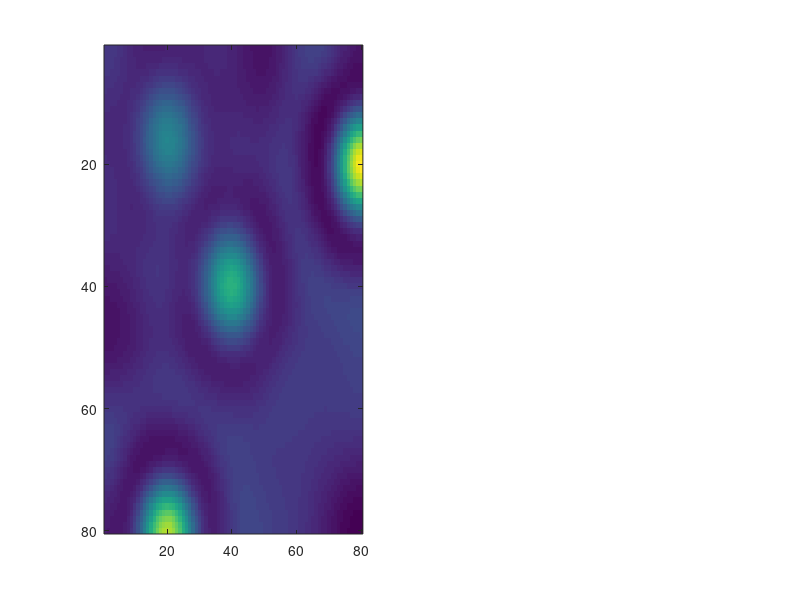

The MATLAB script that drew this image: (Note: this script raises an error after producing the figure.)
% Cross-diffusion biomass-toxicity 2D
clear all
close all

% clear all
% close all
tic
% Figure Settings [left, bottom, width, height]
Fig=figure('Position',[50 50 600 300]);

% System discretisation (see remark above)
DeltaX=0.1; % (m)101
DeltaY=0.1; % (m)
L=8; %4

% Parameter values
g=10;
c=0.5;
Rh=6;
d=1; 
k=1;
DifR=3.333; 
DifT=0.05;

gamma=0.1;
s=0.5;
sigma=3;

% Number of grid cells
m=L/DeltaX;
NX=m;
NY=m;

% Timesteps
dt=0.0005;     % timestep 
Time=0;      % begin time
EndTime=1000;    % end time
PlotStep=10; % Save variable value every n times
PlotTime=PlotStep; 

% Tables
condsigma=zeros(1,EndTime);
it=1;

% Initialisation
R = zeros(m,m);
T = zeros(m,m);
dR=zeros(m,m);
dT= zeros(m,m);
NetR=zeros(m,m);
NetT=zeros(m,m);

%Boundary conditions
FYR = zeros(NY+1,NX);   	% bound.con. no flow in/out to Y-direction
FXR = zeros(NY,NX+1);		% bound.con. no flow in/out to X-direction
FD1R = zeros(m+1,m+1);
FD2R = zeros(m+1,m+1);
FYT = zeros(NY+1,NX);   	% bound.con. no flow in/out to Y-direction
FXT = zeros(NY,NX+1);		% bound.con. no flow in/out to X-direction
FD1T = zeros(m+1,m+1);
FD2T = zeros(m+1,m+1);

% Initial state
T(:,:)=0;
for i=1:m
    for j=1:m
        R(m/2,m/2)=8;
        R(m/4,m/1)=7;
        R(m/1,m/4)=6;
        R(m/5,m/4)=5;
    end
end
Rtot=sum(sum(R));

Th=c*(d+s)*Rh/k;
while Time<=EndTime,
    
    % Reaction
    
    tT=min(max(0,T(:,:)./Th),1);
    
    dR= g*(1-gamma.*tT).*R.*(1-R/Rh)-(d+s.*tT).*R ;  
    dT= c*(d+s.*tT).*R-k.*T;
  
    % calculate Flow in x-direction : Flow = -D * DifR/dx;
    FXR(1:NY,2:NX)=-DifR*(R(:,2:NX)-R(:,1:NX-1))*DeltaY/DeltaX + sigma*(R(:,2:NX).*tT(:,2:NX)-R(:,1:NX-1).*tT(:,1:NX-1))*DeltaY/DeltaX;                         % [g.d-1]
    FYR(2:NY,1:NX)=-DifR*(R(2:NY,:)-R(1:NY-1,:))*DeltaX/DeltaY + sigma*(R(2:NY,:).*tT(2:NY,:)-R(1:NY-1,:).*tT(1:NY-1,:))*DeltaX/DeltaY;                         % [g.d-1]
    FD1R(2:NY,2:NX)=-DifR*(R(2:NY,2:NX)-R(1:NY-1,1:NX-1))*DeltaY/sqrt(2) + sigma*(R(2:NY,2:NX).*tT(2:NY,2:NX)-R(1:NY-1,1:NX-1).*tT(1:NY-1,1:NX-1))*DeltaY/sqrt(2);
    FD2R(2:NY,2:NX)=-DifR*(R(2:NY,1:NX-1)-R(1:NY-1,2:NX))*DeltaX/sqrt(2) + sigma*(R(2:NY,1:NX-1).*tT(2:NY,1:NX-1)-R(1:NY-1,2:NX).*tT(1:NY-1,2:NX))*DeltaX/sqrt(2);

    FXT(1:NY,2:NX)=-DifT*(T(:,2:NX)-T(:,1:NX-1))*DeltaY/DeltaX;
    FYT(2:NY,1:NX)=-DifT*(T(2:NY,:)-T(1:NY-1,:))*DeltaX/DeltaY;
        FD1T(2:NY,2:NX)=-DifT*(T(2:NY,2:NX)-T(1:NY-1,1:NX-1))*DeltaY/sqrt(2);
        FD2T(2:NY,2:NX)=-DifT*(T(2:NY,1:NX-1)-T(1:NY-1,2:NX))*DeltaX/sqrt(2);
    
    % calculate netflow
    NetR=FXR(1:NY,1:NX)-FXR(1:NY,2:NX+1)+FYR(1:NY,1:NX)-FYR(2:NY+1,1:NX)...
        +FD1R(1:NY,1:NX)-FD1R(2:NY+1,2:NX+1)+FD2R(1:NY,2:NX+1)-FD2R(2:NY+1,1:NX);
    NetT=FXT(1:NY,1:NX)-FXT(1:NY,2:NX+1)+FYT(1:NY,1:NX)-FYT(2:NY+1,1:NX)...
        +FD1T(1:NY,1:NX)-FD1T(2:NY+1,2:NX+1)+FD2T(1:NY,2:NX+1)-FD2T(2:NY+1,1:NX);
    
    % Update
    R=R+(NetR/(DeltaX*DeltaY)+dR)*dt;
    T=T+(NetT/(DeltaX*DeltaY)+dT)*dt;
    
    it=it+1;
    %condsigma(it)=DifR-sigma*max(max(T))/Th;
    
    Time=Time+dt;
    %
    PlotTime=PlotTime-dt;
    if PlotTime<=0.00001,
        figure(Fig)
        ax(1)=subplot(1,2,1); 
        imagesc (R); title(Time, 'Biomass $R$','FontSize',12,'Interpreter','latex');
        caxis([0 10]);
        axis square;
        xlabel('$x$','FontSize',12,'Interpreter','latex')
        ylabel('$y$','FontSize',12,'Interpreter','latex')
        set(gca,'xtick',[],'ytick',[])
        colormap(ax(1),flipud(summer));
        colorbar;
        drawnow;

        ax(2)=subplot(1,2,2);
        imagesc (T); title('Toxicity $T$','FontSize',12,'Interpreter','latex');
        xR=sprintf('Time=%.1f',Time);
        caxis([0 5])
        colormap(ax(2),flipud(gray));
        colorbar;
        axis square;
        xlabel('$x$','FontSize',12,'Interpreter','latex')
        ylabel('$y$','FontSize',12,'Interpreter','latex')
        set(gca,'xtick',[],'ytick',[])
        drawnow;

        
        PlotTime=PlotStep;
        saveas(gcf,['Fig gamma_' num2str(gamma) '  s_' num2str(s) '  sigma_' num2str(sigma) '  time' num2str(Time) '.fig']);
        saveas(gcf,['Fig gamma_' num2str(gamma) '  s_' num2str(s) '  sigma_' num2str(sigma) '  time' num2str(Time) '.png']);
        exportgraphics(gcf,['VideoFig gamma_' num2str(gamma) '  s_' num2str(s) '  sigma_' num2str(sigma) '.gif'],'Append',true);
    end
end
